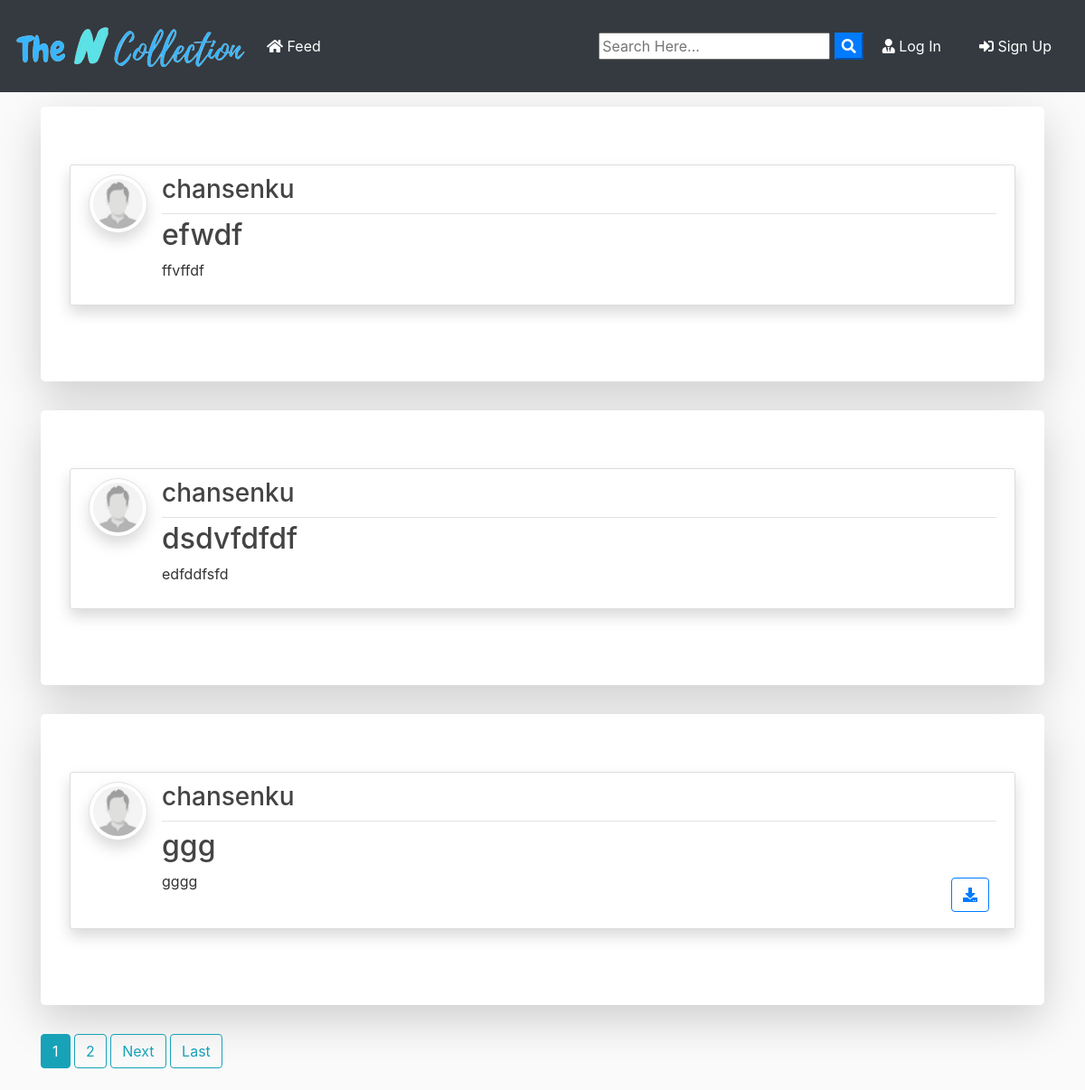
/droid/, run on an earlier commit of the app's database.
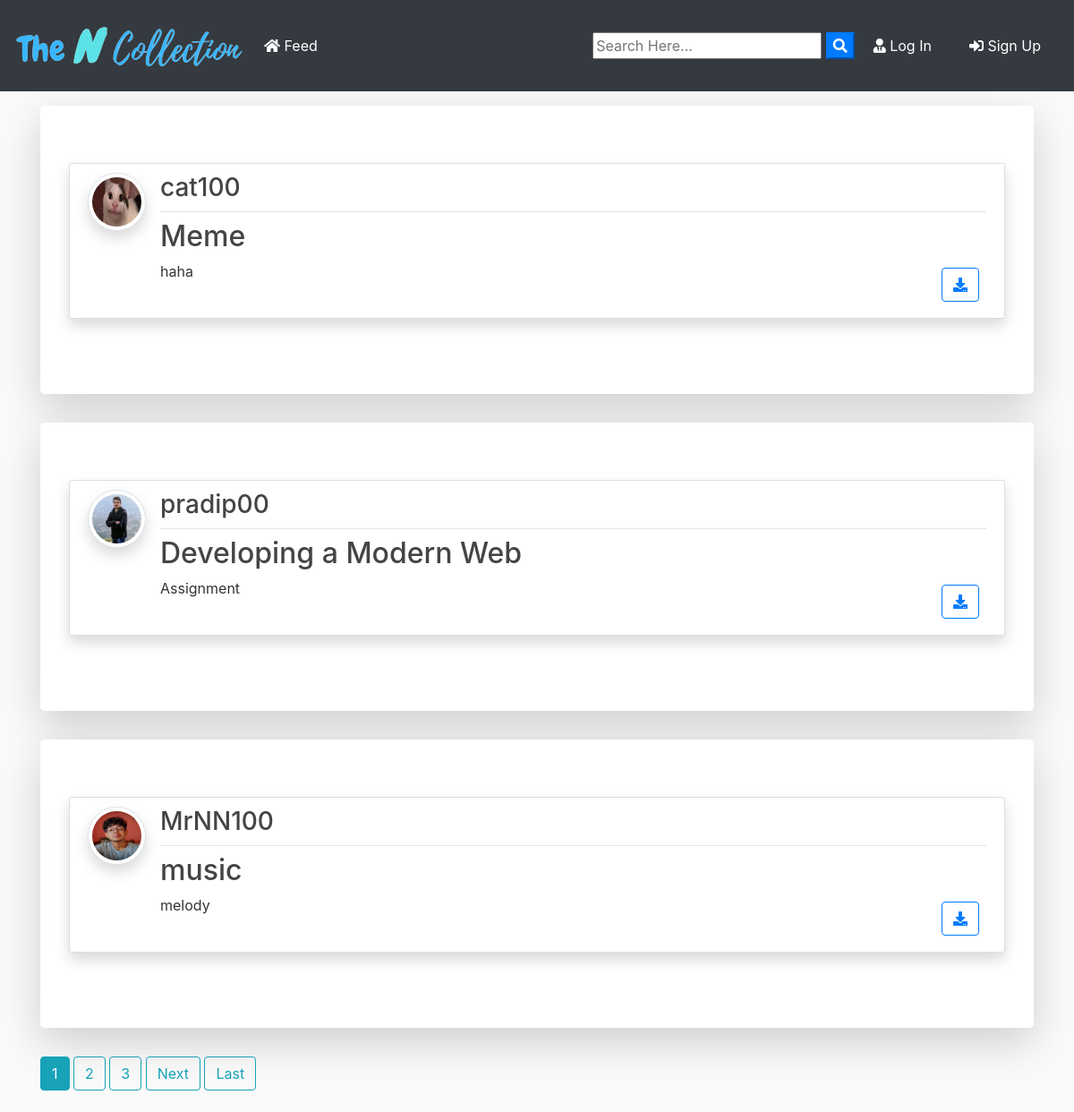
And on a later commit of the database.
### Droid/models.py (models this page shows, shortened)
class Post(models.Model):
	title = models.CharField(max_length=100)
	file = models.FileField(null=True,blank=True,upload_to='static/Files')
	content = models.TextField()
	date_posted = models.DateTimeField(default=timezone.now)
	author = models.ForeignKey(User, on_delete=models.CASCADE)

### userlogin/models.py (models this page shows)
class Profile(models.Model):
    user = models.OneToOneField(User, on_delete=models.CASCADE,related_name='profile')
    firstname = models.CharField(max_length=50)
    lastname = models.CharField(max_length=50)
    username = models.CharField(max_length=50)
    email = models.EmailField()
    phone = models.CharField(max_length=10)
    image = models.ImageField(upload_to='static/profiles_pic', default='static/images/sample_user.jpg')
    created_date = models.DateTimeField(auto_now_add=True)

### Droid/views.py (the view)
# urls.py: path('', PostListView.as_view(), name='blog-home'),
class PostListView(ListView):
    model = Post
    template_name = 'Droid/home.html'  # <app>/<model>_<viewtype>.html
    context_object_name = 'posts'
    ordering = ['-date_posted']
    paginate_by = 3

### Droid/templates/Droid/home.html (shortened to what this page needs)
{% extends "header.html" %}
{% block content %}
    {% for post in posts %}
      <div class="jumbotron mt-3 bg-white shadow-lg">
      <article class="media content-section shadow">
        <a href="{{ post.author.profile.image.url }}" target="_blank"> <img src="{{ post.author.profile.image.url }}" alt="none" class="article-img rounded-circle img-thumbnail img-fluid shadow">
        </a>
        <div class="media-body">
          <div class="article-metadata d-flex justify-content-between">
            <a class="mr-2 " href="{% url 'user-posts' post.author.username  %}"><h3>{{ post.author }}</h3></a>
          </div>
          <h2><a class="article-title text-justify " href="{% url 'post-detail' post.id %}">{{ post.title }}</a></h2>
          <div class="d-flex justify-content-between">
            <p class="article-content text-justify text-truncate overflow-hidden">{{ post.content }}</p>
            {% if post.file %}
          <div class="form-group mt-0 pt-0  m-2">
            <a class="btn btn-outline-primary  btn-d "  href="{{ post.file.url }}"  download type="submit"><i class="fas fa-download"></i></a>
          </div>
          {% endif %}
          </div>
        </div>
      </article>
      </div>
    {% endfor %}
    {% if is_paginated %}
      {% for num in page_obj.paginator.page_range %}
        {% if page_obj.number == num %}
          <a class="btn btn-info mb-4" href="?page={{ num }}">{{ num }}</a>
        {% elif num > page_obj.number|add:'-3' and num < page_obj.number|add:'3' %}
          <a class="btn btn-outline-info mb-4" href="?page={{ num }}">{{ num }}</a>
        {% endif %}
      {% endfor %}
      {% if page_obj.has_next %}
        <a class="btn btn-outline-info mb-4" href="?page={{ page_obj.next_page_number }}">Next</a>
        <a class="btn btn-outline-info mb-4" href="?page={{ page_obj.paginator.num_pages }}">Last</a>
      {% endif %}
    {% endif %}
{% endblock content %}

### templates/header.html (shortened to what this page needs)
{% load static %}
<!doctype html>
<html lang="en">
<head>
  <link rel="stylesheet" href="https://stackpath.bootstrapcdn.com/bootstrap/4.3.1/css/bootstrap.min.css"
>
  <link rel="stylesheet" href="https://use.fontawesome.com/releases/v5.8.1/css/all.css">
  <link rel="stylesheet" href="{% static 'css/main.css' %}">
</head>
<body>
  <nav class="navbar navbar-expand-lg navbar-dark bg-dark">
    <a class="navbar-brand font-weight-bold" href="/"><img src="{% static 'images/logo.png' %}" alt=""> </a>
    <div class="collapse navbar-collapse" id="navbarSupportedContent">
      <ul class="navbar-nav mr-auto">
        <li class="nav-item active">
          <a class="nav-link" href="{% url 'blog-home' %}"><i class="fas fa-home"></i> Feed </a>
        </li>
      </ul>
      <form id="searchform" action="{% url 'search' %}" method="get">
        <input type="text" name="q" type="text" value="{{ request.GET.q }}" placeholder="Search Here..." />
        <button type="button" onclick="searchform.submit()" class=" text-white my-color btn-primary"><i
            class="fa fa-search"></i></button>
      </form>
      {% if user.is_authenticated %}
      <a class="nav-link text-white {{activate_password}}" href="/password_change">Password Change</a>
      {% if request.user.is_staff %}
      <a class="nav-link text-white " href="/administration">Admin Panel</a>
      {% else %}
      <a href="{% url 'user-posts' user %}" class="btn text-white m-2"><i class="fas fa-user-shield"></i> My Post</a>
      <a href="{% url 'post-create' %}" class="btn text-white m-2"><i class="fas fa-user-edit"></i> New Post</a>
      <a href="/profile" class="btn text-white m-2"><i class="fas fa-user"></i> {{ user.username }}</a>
      {% endif %}
      <a href="/logout " class="btn text-white m-2"><i class="fas fa-sign-out-alt"></i> Log Out</a>
      {% else %}
      <a href="/login " class="btn text-white m-2"><i class="fas fa-user-tie"></i> Log In</a>
      <a href="/register " class="btn text-white m-2"> <i class="fas fa-sign-in-alt"></i> Sign Up</a>
      {% endif %}
    </div>
  </nav>
  <div class="container my-bg">
    {% block content %}
    {% endblock  %}
  </div>
</body>
</html>

### static/css/main.css (style rules this page uses)
body { background: #fafafa; color: #333333; margin-top: 0; }
h1, h2, h3, h4, h5, h6 { color: #444444; }
ul { margin: 0; }
.content-section { background: #ffffff; padding: 10px 20px; border: 1px solid #dddddd; border-radius: 3px; margin-bottom: 20px; }
.article-title { color: #444444; }
.article-content { white-space: pre-line; }
.article-img { height: 65px; width: 65px; margin-right: 16px; }
.article-metadata { padding-bottom: 1px; margin-bottom: 4px; border-bottom: 1px solid #e3e3e3 }

What changed in the data, as far as the page shows it:
removed Post: author.profile.image (picture), author "chansenku", title "efwdf", content "ffvffdf"
removed Post: author.profile.image (picture), author "chansenku", title "dsdvfdfdf", content "edfddfsfd"
removed Post: author.profile.image (picture), author "chansenku", title "ggg", content "gggg"
added Post: author.profile.image (picture), author "cat100", title "Meme", content "haha"
added Post: author.profile.image (picture), author "pradip00", title "Developing a Modern Web", content "Assignment"
added Post: author.profile.image (picture), author "MrNN100", title "music", content "melody"
Also different on the page:
new list line: "3"
